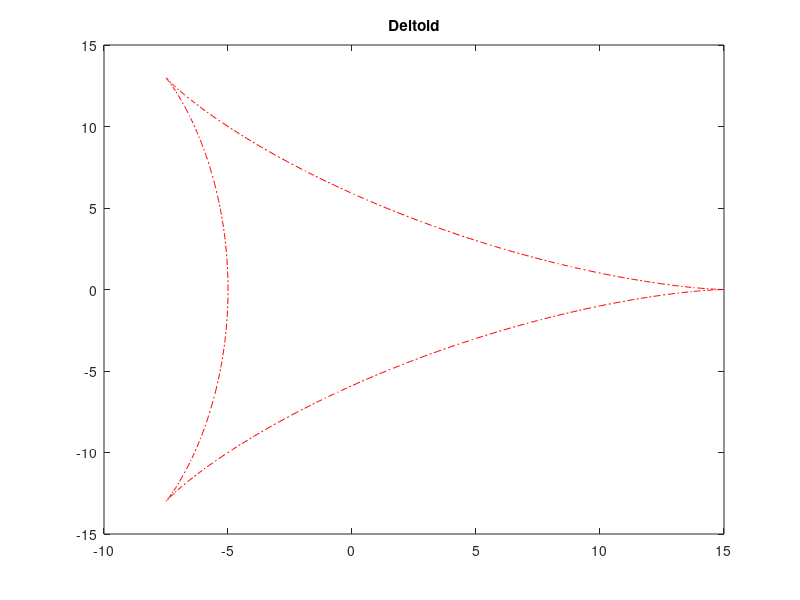

MATLAB code for this plot:
a=input('Напишите число углового коифецента ');
t=0:0.01:2*pi;
x=@(a,t)2*a*cos(t)+a*cos(2*t);
y=@(a,t)2*a*sin(t)-a*sin(2*t);
figure ('Color', '#FFE773')
plot(x(a,t),y(a,t), 'r-.', 'LineWidth', 0.5)
%Строим график
%r-цвет, -. тип линии, LineWidth 0.5 - толщина
%Создаём заголовок для графика
title('Deltoid'); %заголовок